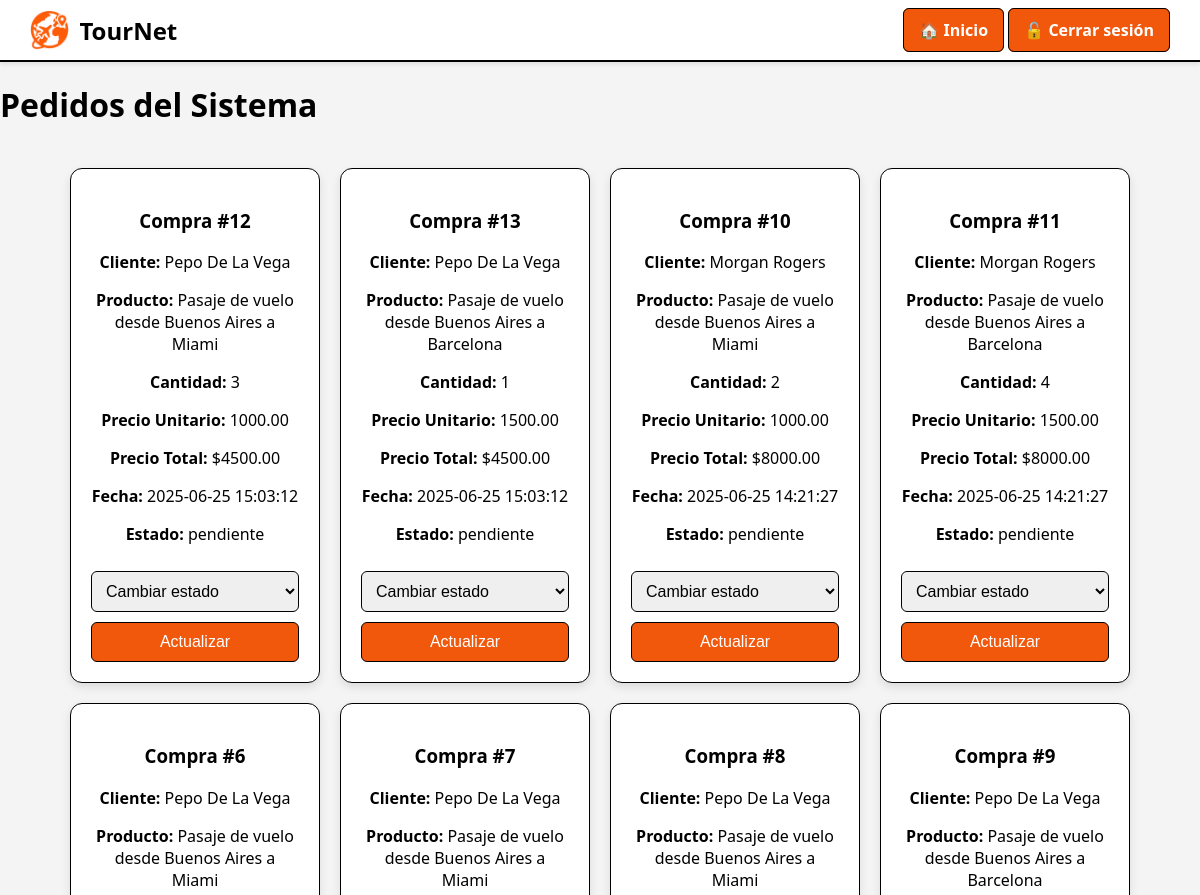
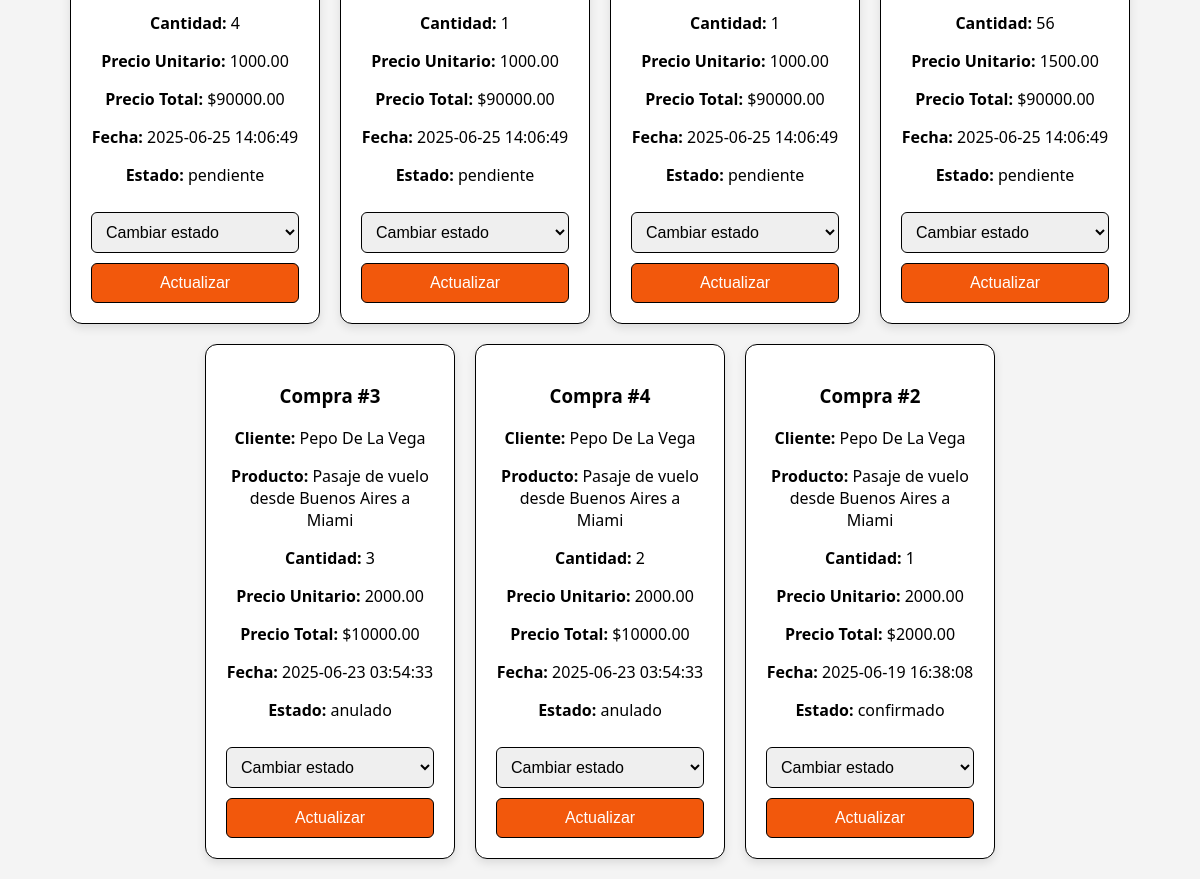
The page /Pedidos_Admin.php (signed in) on the database its author committed (2 pictures, top to bottom).
### tables this page shows
CREATE TABLE `detalle_compras` (
  `id_detalle` int(11) NOT NULL,
  `id_compra` int(11) DEFAULT NULL,
  `id_producto` int(11) DEFAULT NULL,
  `cantidad` int(11) DEFAULT NULL,
  `precio_unitario` decimal(10,2) DEFAULT NULL
);

CREATE TABLE `usuarios` (
  `id_usuario` int(11) NOT NULL,
  `nombre` varchar(100) NOT NULL,
  `email` varchar(100) NOT NULL,
  `contraseña` varchar(255) NOT NULL,
  `rol` enum('admin','cliente') DEFAULT 'cliente'
);

CREATE TABLE `productos` (
  `id_producto` int(11) NOT NULL,
  `tipo` enum('pasaje','estadía','alquiler_auto','paquete') NOT NULL,
  `nombre` varchar(100) NOT NULL,
  `descripcion` text DEFAULT NULL,
  `destino` varchar(100) DEFAULT NULL,
  `precio` decimal(10,2) NOT NULL,
  `duracion_dias` int(11) DEFAULT NULL,
  `fecha_disponible` date DEFAULT NULL,
  `stock_disponible` int(11) DEFAULT NULL,
  `imagen_url` varchar(255) DEFAULT NULL
);

CREATE TABLE `compras` (
  `id_compra` int(11) NOT NULL,
  `id_usuario` int(11) DEFAULT NULL,
  `fecha_compra` timestamp NOT NULL DEFAULT current_timestamp(),
  `total` decimal(10,2) DEFAULT NULL,
  `estado` enum('pendiente','confirmado','anulado','') NOT NULL DEFAULT 'pendiente'
);

### Pedidos_Admin.php (the view, shortened to what this page needs)
<?php
include 'conexion.php';
$res = $conn->query("
    SELECT dc.id_detalle, u.nombre, p.descripcion, c.fecha_compra, dc.cantidad, dc.precio_unitario, c.total, c.estado
    FROM detalle_compras dc
    INNER JOIN compras c ON c.id_compra = dc.id_compra
    INNER JOIN productos p ON p.id_producto = dc.id_producto
    INNER JOIN usuarios u ON u.id_usuario = c.id_usuario
    ORDER BY c.fecha_compra DESC
");
?>
<!DOCTYPE html>
<html lang="es">
<head>
  <link rel="stylesheet" href="estilos.css">
</head>
<?php include 'header.php'; ?>
<body>
  <h1>Pedidos del Sistema</h1>
  <div class="panel-container">
    <?php while ($row = $res->fetch_assoc()): ?>
      <div class="panel-card">
        <h3>Compra #<?= $row['id_detalle'] ?></h3>
        <p><strong>Cliente:</strong> <?= $row['nombre'] ?></p>
        <p><strong>Producto:</strong> <?= $row['descripcion'] ?></p>
        <p><strong>Cantidad:</strong> <?= $row['cantidad'] ?></p>
        <p><strong>Precio Unitario:</strong> <?= $row['precio_unitario'] ?></p>
        <p><strong>Precio Total:</strong> $<?= $row['total'] ?></p>
        <p><strong>Fecha:</strong> <?= $row['fecha_compra'] ?></p>
        <p><strong>Estado:</strong> <?= $row['estado'] ?></p>
        <form method="POST" action="Confirmar_Pedido.php">
          <select name="nuevo_estado" required>
            <option value="" disabled selected>Cambiar estado</option>
          </select>
          <button type="submit">Actualizar</button>
        </form>
      </div>
    <?php endwhile; ?>
  </div>
</body>
</html>

### estilos.css (style rules this page uses)
* { box-sizing: border-box; }
body { font-family: 'Segoe UI', Tahoma, Geneva, Verdana, sans-serif; background: #f4f4f4; margin: 0; padding: 0; }
h1, h2, h3, p { color: #000000; }
form { display: flex; flex-direction: column; }
input, select, textarea, button { padding: 10px; margin-top: 10px; border-radius: 6px; border: 1px solid #000000; font-size: 16px; }
button { background-color: #f2580c; color: #ffffff; border: 1px solid #000000; cursor: pointer; transition: background 0.3s; }
.panel-container { display: flex; flex-wrap: wrap; justify-content: center; gap: 20px; padding: 20px; }
.panel-card { background-color: #ffffff; border: 1px solid #000000; padding: 20px; border-radius: 12px; width: 250px; box-shadow: 0 4px 10px rgba(0,0,0,0.1); font-size: 16px; text-align: center; }

### rows shown on the page
detalle_compras: id_detalle "12", usuarios.nombre "Pepo De La Vega", id_producto.descripcion "Pasaje de vuelo desde Buenos Aires a Miami", cantidad "3", precio_unitario "1000.00", id_compra.total "4500.00", id_compra.fecha_compra "2025-06-25 15:03:12", id_compra.estado "pendiente"
detalle_compras: id_detalle "13", usuarios.nombre "Pepo De La Vega", id_producto.descripcion "Pasaje de vuelo desde Buenos Aires a Barcelona", cantidad "1", precio_unitario "1500.00", id_compra.total "4500.00", id_compra.fecha_compra "2025-06-25 15:03:12", id_compra.estado "pendiente"
detalle_compras: id_detalle "10", usuarios.nombre "Morgan Rogers", id_producto.descripcion "Pasaje de vuelo desde Buenos Aires a Miami", cantidad "2", precio_unitario "1000.00", id_compra.total "8000.00", id_compra.fecha_compra "2025-06-25 14:21:27", id_compra.estado "pendiente"
detalle_compras: id_detalle "11", usuarios.nombre "Morgan Rogers", id_producto.descripcion "Pasaje de vuelo desde Buenos Aires a Barcelona", cantidad "4", precio_unitario "1500.00", id_compra.total "8000.00", id_compra.fecha_compra "2025-06-25 14:21:27", id_compra.estado "pendiente"
detalle_compras: id_detalle "6", usuarios.nombre "Pepo De La Vega", id_producto.descripcion "Pasaje de vuelo desde Buenos Aires a Miami", cantidad "4", precio_unitario "1000.00", id_compra.total "90000.00", id_compra.fecha_compra "2025-06-25 14:06:49", id_compra.estado "pendiente"
detalle_compras: id_detalle "7", usuarios.nombre "Pepo De La Vega", id_producto.descripcion "Pasaje de vuelo desde Buenos Aires a Miami", cantidad "1", precio_unitario "1000.00", id_compra.total "90000.00", id_compra.fecha_compra "2025-06-25 14:06:49", id_compra.estado "pendiente"
detalle_compras: id_detalle "8", usuarios.nombre "Pepo De La Vega", id_producto.descripcion "Pasaje de vuelo desde Buenos Aires a Miami", cantidad "1", precio_unitario "1000.00", id_compra.total "90000.00", id_compra.fecha_compra "2025-06-25 14:06:49", id_compra.estado "pendiente"
detalle_compras: id_detalle "9", usuarios.nombre "Pepo De La Vega", id_producto.descripcion "Pasaje de vuelo desde Buenos Aires a Barcelona", cantidad "56", precio_unitario "1500.00", id_compra.total "90000.00", id_compra.fecha_compra "2025-06-25 14:06:49", id_compra.estado "pendiente"
detalle_compras: id_detalle "3", usuarios.nombre "Pepo De La Vega", id_producto.descripcion "Pasaje de vuelo desde Buenos Aires a Miami", cantidad "3", precio_unitario "2000.00", id_compra.total "10000.00", id_compra.fecha_compra "2025-06-23 03:54:33", id_compra.estado "anulado"
detalle_compras: id_detalle "4", usuarios.nombre "Pepo De La Vega", id_producto.descripcion "Pasaje de vuelo desde Buenos Aires a Miami", cantidad "2", precio_unitario "2000.00", id_compra.total "10000.00", id_compra.fecha_compra "2025-06-23 03:54:33", id_compra.estado "anulado"
detalle_compras: id_detalle "2", usuarios.nombre "Pepo De La Vega", id_producto.descripcion "Pasaje de vuelo desde Buenos Aires a Miami", cantidad "1", precio_unitario "2000.00", id_compra.total "2000.00", id_compra.fecha_compra "2025-06-19 16:38:08", id_compra.estado "confirmado"
